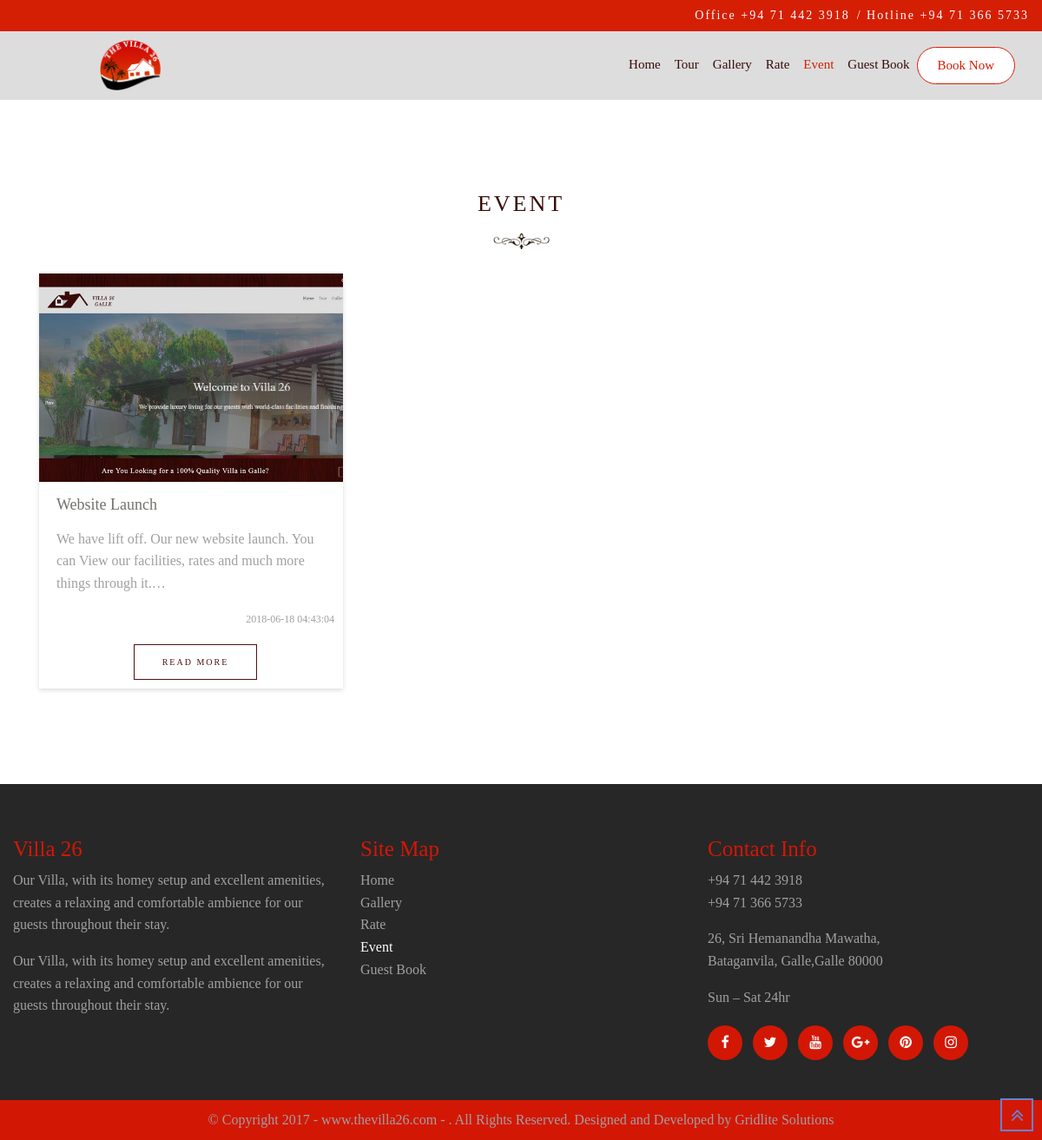
/index.php/event, run on the app's committed database.
### tables this page shows
CREATE TABLE `event` (
  `e_id` int(11) NOT NULL,
  `e_image` varchar(200) NOT NULL,
  `e_title` varchar(20) NOT NULL,
  `e_description` varchar(500) NOT NULL,
  `e_status` varchar(10) NOT NULL,
  `e_view_status` varchar(10) NOT NULL,
  `e_date` timestamp NOT NULL DEFAULT current_timestamp() ON UPDATE current_timestamp()
);

### application/controllers/Event.php (called while the page is built, shortened)
<?php
class Event extends CI_Controller {
	function __Construct(){
		$this->load->model('event_model');
		$this->load->model('common_model');
		$this->load->library("pagination");
		$this->load->helper('typography');
		$this->load->helper('text');
		$this->load->helper('string');
		$this->load->library('user_agent');
	}
	public function index()
	{
		$searchtxt = $this->input->post("searchtxt");
		$config["base_url"] = base_url('event/index');
		$config["total_rows"] = $this->event_model->records_count();
		$config["per_page"] = 9;
		$config["uri_segment"] =3;
		$choice = $config["total_rows"] / $config["per_page"];
		$config["num_links"] = round($choice);
		$config['use_page_numbers'] = true;
		$this->pagination->initialize($config);
		$page = ($this->uri->segment($config["uri_segment"] )) ? $this->uri->segment($config["uri_segment"] ) : 0;
		$this->data['events'] = $this->event_model->getEvents($page,$config["per_page"],$searchtxt);
		$this->data["links"] = $this->pagination->create_links();
		$this->load->view('event',$this->data);
	}
}

### index.php (called while the page is built, shortened)
<?php
require_once BASEPATH.'core/CodeIgniter.php';

### application/models/Event_model.php (called while the page is built, shortened)
<?php
class Event_model extends CI_model{
    public function getEvents($start,$limit,$searchtxt){
    $page = $start-1;
    if ($page<0) {
            $page = 0;
    }
    $from = $page*$limit;
    $this->db->select("*");
    $this->db->from('event e');
    $this->db->where("e.e_title LIKE '%$searchtxt%' AND e_status='active'");
	$this->db->order_by("e.e_id", "desc");
    $this->db->limit($limit, $from);
    $query = $this->db->get();
    return $query->result();
    }
}
?>

### application/views/event.php (the view, shortened to what this page needs)
?><!DOCTYPE html>
<html lang="en">
<head>
</head>
<body>
<div id="site-content">
    <div class="event">
    	<div class="event-wrap mg-t-30">
        	<div class="container section-container">
                    <div class="row section-title text-center">
                        <div class="col-md-12">
                            <h2>Event</h2>
                        </div>
                    </div>
                    <div class="row">
                    	<?php foreach($events as $event){?>
                        <div class="col-md-4">
                            <div class="event-item">
                                <figure>
                                    <div class="thumb-inner">
                                    	<div class="thumb-image" style="background-image:url(<?php echo base_url();?>assets/img/event/<?php echo $event->e_image;?>)"></div>
                                    </div>
                                </figure>
                                <div class="event-text text-left">
                                    <h3><?php echo $event->e_title;?></h3>
                                    <p class="mg-t-15"><?php $string = nl2br_except_pre($event->e_description);
										$string = word_limiter($string, 20);
										echo $string;?></p>
                                    <p class="event-details"><?php echo $event->e_date;?></p>
                                    <div class="btn-holder">
                                        <a href="<?php echo base_url();?>event/view?eventid=<?php echo $event->e_id;?>" class="btn btn-white">Read More</a>
                                    </div>
                                </div>
                            </div>
                        </div>
                        <?php } ?>
                    </div>
           </div>
         </div>
    </div>
</div>
</body>
</html>

### assets/css/style.css (style rules this page uses)
.section-title h2 { display: inline-block; line-height: 0px; margin-bottom: 40px; padding-bottom: 40px; position: relative; text-transform: uppercase; font-size: 24px; color: #272727; }
.section-title h2::after { background: rgba(0, 0, 0, 0) url(../img/png/title-divide.png) no-repeat scroll 0 0; bottom: -30%; content: ""; height: 50%; left: calc(50% - 51.5px); position: absolute; width: 103px; }
p { color: #a0a0a0; }
.section-gallery .f-hotel .desc h3,.pack-info-wrapper h3,.event-item .event-text h3 { font-size: 18px; color: #73726C; margin-bottom: 0; text-transform: capitalize; }
.tours,.gallery,.rate,.event,.guestbook,.booknow { padding: 80px 0 80px 0; }
.thumb-inner { overflow:hidden; }
.thumb-inner .thumb-image { background-size: cover; height: 320px; }
.gallery-wrap .image,.thumb-image { max-width: 100%; transition: all 0.5s ease 0s; -webkit-transition: all 0.5s ease 0s; -moz-transition: all 0.5s ease 0s; -ms-transition: all 0.5s ease 0s; -o-transition: all 0.5s ease 0s; }
.event-item { display: block; width: 100%; position: relative; background: #fff; overflow: hidden; z-index: 9; bottom: 0; margin-bottom: 30px; -webkit-box-shadow: 0px 2px 5px 0px rgb(221, 221, 221); -moz-box-shadow: 0px 2px 5px 0px rgb(221, 221, 221); -ms-box-shadow: 0px 2px 5px 0px rgb(221, 221, 221); -o-box-shadow: 0px 2px 5px 0px rgb(221, 221, 221); box-shadow: 0px 2px 5px 0px rgb(221, 221, 221); -webkit-border-radius: 0px; -moz-border-radius: 0px; -ms-border-radius: 0px; border-radius: 0px; -webkit-transition: 0.3s; -o-transition: 0.3s; transition: 0.3s; }
.event-item figure { height: 240px; overflow: hidden; z-index: 12; position: relative; }
.event-item .event-text { padding: 0px 10px 10px 20px; text-align: center; }
.event-item .event-text .event-details { font-size: 12px; color: #a0a0a0; text-align:right; }
.section-title h2 { display: inline-block; line-height: 0px; margin-bottom: 40px; padding-bottom: 40px; position: relative; text-transform: uppercase; font-size: 26px; color: #380b08; letter-spacing: 3px; }

### assets/css/main.css (style rules this page uses)
body { background-color: #fff; font-family: 'Alegreya', serif; line-height: 1.6em; color: #73726C; }
.mg-t-15 { margin-top:15px; }
.mg-t-30 { margin-top:30px; }
.btn-white { background: #fff; color: #4f1110; border-radius: 0; border: solid 1px #4f1110; overflow: hidden; font-size: 10px; font-weight: 400; padding: 0.75rem 2rem 0.75rem 2rem; display: inline-block; vertical-align: middle; box-shadow: 0 0 1px rgba(0, 0, 0, 0); transition: all 0.4s ease 0s; text-transform: uppercase; letter-spacing: 2px; text-align: left; position: relative; }
.btn-holder { text-align:center; }

### data on the page
event: e_image (picture), e_title "Website Launch", e_description "We have lift off. Our new website launch. You can View our facilities, rates and much more things through it.…", e_date "2018-06-18 04:43:04"
